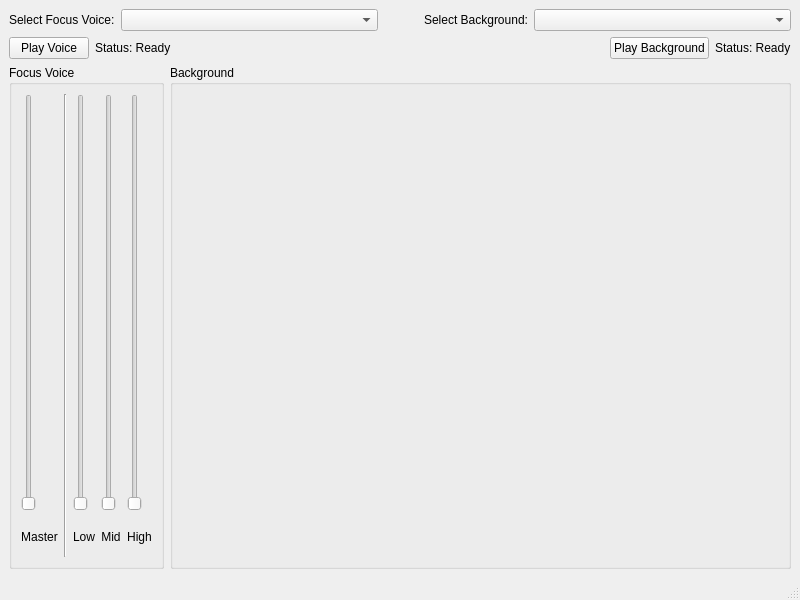
<?xml version="1.0" encoding="UTF-8"?>
<ui version="4.0">
 <class>MainWindow</class>
 <widget class="QMainWindow" name="MainWindow">
  <property name="geometry">
   <rect>
    <x>0</x>
    <y>0</y>
    <width>800</width>
    <height>600</height>
   </rect>
  </property>
  <property name="windowTitle">
   <string>Sonus Flow</string>
  </property>
  <widget class="QWidget" name="centralwidget">
   <layout class="QVBoxLayout" name="verticalLayout">
    <item>
     <layout class="QHBoxLayout" name="selectorsLayout">
      <item>
       <widget class="QLabel" name="voiceLabel">
        <property name="text">
         <string>Select Focus Voice:</string>
        </property>
       </widget>
      </item>
      <item>
       <widget class="QComboBox" name="voiceComboBox">
        <property name="sizePolicy">
         <sizepolicy hsizetype="Expanding" vsizetype="Fixed">
          <horstretch>1</horstretch>
          <verstretch>0</verstretch>
         </sizepolicy>
        </property>
        <property name="sizeAdjustPolicy">
         <enum>QComboBox::SizeAdjustPolicy::AdjustToContents</enum>
        </property>
       </widget>
      </item>
      <item>
       <spacer name="selectorSpacer">
        <property name="orientation">
         <enum>Qt::Orientation::Horizontal</enum>
        </property>
        <property name="sizeType">
         <enum>QSizePolicy::Policy::Fixed</enum>
        </property>
        <property name="sizeHint" stdset="0">
         <size>
          <width>40</width>
          <height>20</height>
         </size>
        </property>
       </spacer>
      </item>
      <item>
       <widget class="QLabel" name="ambienceLabel">
        <property name="text">
         <string>Select Background:</string>
        </property>
       </widget>
      </item>
      <item>
       <widget class="QComboBox" name="ambienceComboBox">
        <property name="sizePolicy">
         <sizepolicy hsizetype="Expanding" vsizetype="Fixed">
          <horstretch>1</horstretch>
          <verstretch>0</verstretch>
         </sizepolicy>
        </property>
        <property name="sizeAdjustPolicy">
         <enum>QComboBox::SizeAdjustPolicy::AdjustToContents</enum>
        </property>
       </widget>
      </item>
     </layout>
    </item>
    <item>
     <layout class="QHBoxLayout" name="transportLayout">
      <item>
       <widget class="QPushButton" name="playVoiceButton">
        <property name="text">
         <string>Play Voice</string>
        </property>
       </widget>
      </item>
      <item>
       <widget class="QLabel" name="voiceStatusLabel">
        <property name="text">
         <string>Status: Ready</string>
        </property>
       </widget>
      </item>
      <item>
       <spacer name="transportCenterSpacer">
        <property name="orientation">
         <enum>Qt::Orientation::Horizontal</enum>
        </property>
        <property name="sizeHint" stdset="0">
         <size>
          <width>40</width>
          <height>20</height>
         </size>
        </property>
       </spacer>
      </item>
      <item>
       <widget class="QPushButton" name="playBackgroundButton">
        <property name="text">
         <string>Play Background</string>
        </property>
       </widget>
      </item>
      <item>
       <widget class="QLabel" name="backgroundStatusLabel">
        <property name="text">
         <string>Status: Ready</string>
        </property>
       </widget>
      </item>
     </layout>
    </item>
    <item>
     <layout class="QHBoxLayout" name="mainMixerLayout">
      <item>
       <widget class="QGroupBox" name="voiceMixerGroupBox">
        <property name="title">
         <string>Focus Voice</string>
        </property>
        <layout class="QHBoxLayout" name="horizontalLayout_3">
         <item>
          <layout class="QVBoxLayout" name="voiceMasterLayout">
           <item>
            <widget class="QSlider" name="slider_voice_master">
             <property name="sizePolicy">
              <sizepolicy hsizetype="Fixed" vsizetype="Expanding">
               <horstretch>0</horstretch>
               <verstretch>1</verstretch>
              </sizepolicy>
             </property>
             <property name="orientation">
              <enum>Qt::Orientation::Vertical</enum>
             </property>
            </widget>
           </item>
           <item>
            <widget class="QLabel" name="label_voice_master">
             <property name="minimumSize">
              <size>
               <width>0</width>
               <height>40</height>
              </size>
             </property>
             <property name="text">
              <string>Master</string>
             </property>
             <property name="alignment">
              <set>Qt::AlignmentFlag::AlignCenter</set>
             </property>
            </widget>
           </item>
          </layout>
         </item>
         <item>
          <widget class="Line" name="line">
           <property name="orientation">
            <enum>Qt::Orientation::Vertical</enum>
           </property>
          </widget>
         </item>
         <item>
          <layout class="QVBoxLayout" name="voiceLowLayout">
           <item>
            <widget class="QSlider" name="slider_voice_low">
             <property name="sizePolicy">
              <sizepolicy hsizetype="Fixed" vsizetype="Expanding">
               <horstretch>0</horstretch>
               <verstretch>1</verstretch>
              </sizepolicy>
             </property>
             <property name="maximum">
              <number>100</number>
             </property>
             <property name="orientation">
              <enum>Qt::Orientation::Vertical</enum>
             </property>
            </widget>
           </item>
           <item>
            <widget class="QLabel" name="label_voice_low">
             <property name="minimumSize">
              <size>
               <width>0</width>
               <height>40</height>
              </size>
             </property>
             <property name="text">
              <string>Low</string>
             </property>
             <property name="alignment">
              <set>Qt::AlignmentFlag::AlignCenter</set>
             </property>
            </widget>
           </item>
          </layout>
         </item>
         <item>
          <layout class="QVBoxLayout" name="voiceMidLayout">
           <item>
            <widget class="QSlider" name="slider_voice_mid">
             <property name="sizePolicy">
              <sizepolicy hsizetype="Fixed" vsizetype="Expanding">
               <horstretch>0</horstretch>
               <verstretch>1</verstretch>
              </sizepolicy>
             </property>
             <property name="maximum">
              <number>100</number>
             </property>
             <property name="orientation">
              <enum>Qt::Orientation::Vertical</enum>
             </property>
            </widget>
           </item>
           <item>
            <widget class="QLabel" name="label_voice_mid">
             <property name="minimumSize">
              <size>
               <width>0</width>
               <height>40</height>
              </size>
             </property>
             <property name="text">
              <string>Mid</string>
             </property>
             <property name="alignment">
              <set>Qt::AlignmentFlag::AlignCenter</set>
             </property>
            </widget>
           </item>
          </layout>
         </item>
         <item>
          <layout class="QVBoxLayout" name="voiceHighLayout">
           <item>
            <widget class="QSlider" name="slider_voice_high">
             <property name="sizePolicy">
              <sizepolicy hsizetype="Fixed" vsizetype="Expanding">
               <horstretch>0</horstretch>
               <verstretch>1</verstretch>
              </sizepolicy>
             </property>
             <property name="maximum">
              <number>100</number>
             </property>
             <property name="orientation">
              <enum>Qt::Orientation::Vertical</enum>
             </property>
            </widget>
           </item>
           <item>
            <widget class="QLabel" name="label_voice_high">
             <property name="minimumSize">
              <size>
               <width>0</width>
               <height>40</height>
              </size>
             </property>
             <property name="text">
              <string>High</string>
             </property>
             <property name="alignment">
              <set>Qt::AlignmentFlag::AlignCenter</set>
             </property>
            </widget>
           </item>
          </layout>
         </item>
        </layout>
       </widget>
      </item>
      <item>
       <widget class="QGroupBox" name="ambienceMixerGroupBox">
        <property name="title">
         <string>Background</string>
        </property>
        <layout class="QVBoxLayout" name="verticalLayout_2">
         <item>
          <widget class="QStackedWidget" name="mixerStackedWidget"/>
         </item>
        </layout>
       </widget>
      </item>
     </layout>
    </item>
   </layout>
  </widget>
  <widget class="QStatusBar" name="statusbar"/>
 </widget>
 <resources/>
 <connections/>
</ui>
